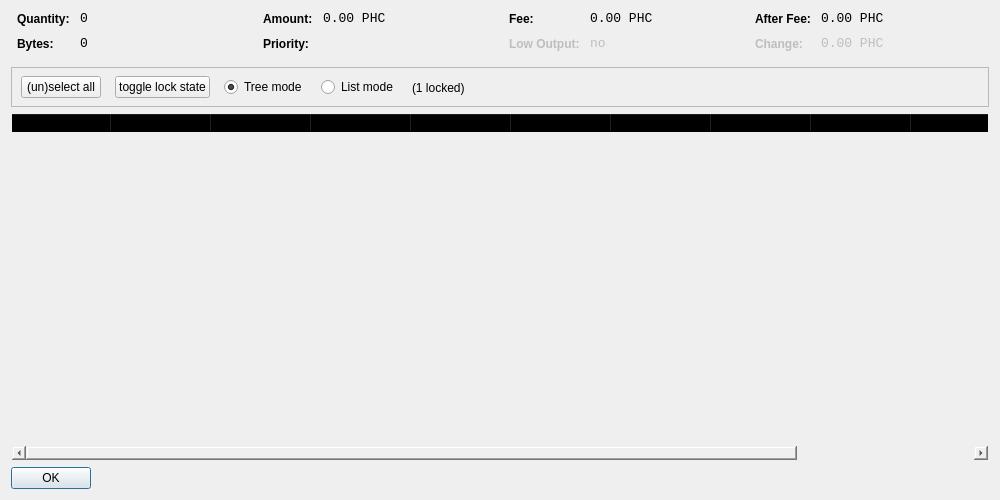
<?xml version="1.0" encoding="UTF-8"?>
<ui version="4.0">
 <class>CoinControlDialog</class>
 <widget class="QDialog" name="CoinControlDialog">
  <property name="geometry">
   <rect>
    <x>0</x>
    <y>0</y>
    <width>1000</width>
    <height>500</height>
   </rect>
  </property>
  <property name="windowTitle">
   <string>Coin Control</string>
  </property>
  <layout class="QVBoxLayout" name="verticalLayout">
   <item>
    <layout class="QHBoxLayout" name="horizontalLayoutTop" stretch="0,0,0,0">
     <property name="topMargin">
      <number>0</number>
     </property>
     <property name="bottomMargin">
      <number>10</number>
     </property>
     <item>
      <layout class="QFormLayout" name="formLayoutCoinControl1">
       <property name="horizontalSpacing">
        <number>10</number>
       </property>
       <property name="verticalSpacing">
        <number>10</number>
       </property>
       <property name="leftMargin">
        <number>6</number>
       </property>
       <property name="rightMargin">
        <number>6</number>
       </property>
       <item row="0" column="0">
        <widget class="QLabel" name="labelCoinControlQuantityText">
         <property name="styleSheet">
          <string notr="true">font-weight:bold;</string>
         </property>
         <property name="text">
          <string>Quantity:</string>
         </property>
        </widget>
       </item>
       <item row="0" column="1">
        <widget class="QLabel" name="labelCoinControlQuantity">
         <property name="font">
          <font>
           <family>Monospace</family>
           <pointsize>10</pointsize>
          </font>
         </property>
         <property name="cursor">
          <cursorShape>IBeamCursor</cursorShape>
         </property>
         <property name="contextMenuPolicy">
          <enum>Qt::ActionsContextMenu</enum>
         </property>
         <property name="text">
          <string notr="true">0</string>
         </property>
         <property name="textInteractionFlags">
          <set>Qt::LinksAccessibleByMouse|Qt::TextSelectableByKeyboard|Qt::TextSelectableByMouse</set>
         </property>
        </widget>
       </item>
       <item row="1" column="0">
        <widget class="QLabel" name="labelCoinControlBytesText">
         <property name="styleSheet">
          <string notr="true">font-weight:bold;</string>
         </property>
         <property name="text">
          <string>Bytes:</string>
         </property>
        </widget>
       </item>
       <item row="1" column="1">
        <widget class="QLabel" name="labelCoinControlBytes">
         <property name="font">
          <font>
           <family>Monospace</family>
           <pointsize>10</pointsize>
          </font>
         </property>
         <property name="cursor">
          <cursorShape>IBeamCursor</cursorShape>
         </property>
         <property name="contextMenuPolicy">
          <enum>Qt::ActionsContextMenu</enum>
         </property>
         <property name="text">
          <string notr="true">0</string>
         </property>
         <property name="textInteractionFlags">
          <set>Qt::LinksAccessibleByMouse|Qt::TextSelectableByKeyboard|Qt::TextSelectableByMouse</set>
         </property>
        </widget>
       </item>
      </layout>
     </item>
     <item>
      <layout class="QFormLayout" name="formLayoutCoinControl2">
       <property name="horizontalSpacing">
        <number>10</number>
       </property>
       <property name="verticalSpacing">
        <number>10</number>
       </property>
       <property name="leftMargin">
        <number>6</number>
       </property>
       <property name="rightMargin">
        <number>6</number>
       </property>
       <item row="0" column="0">
        <widget class="QLabel" name="labelCoinControlAmountText">
         <property name="styleSheet">
          <string notr="true">font-weight:bold;</string>
         </property>
         <property name="text">
          <string>Amount:</string>
         </property>
        </widget>
       </item>
       <item row="0" column="1">
        <widget class="QLabel" name="labelCoinControlAmount">
         <property name="font">
          <font>
           <family>Monospace</family>
           <pointsize>10</pointsize>
          </font>
         </property>
         <property name="cursor">
          <cursorShape>IBeamCursor</cursorShape>
         </property>
         <property name="contextMenuPolicy">
          <enum>Qt::ActionsContextMenu</enum>
         </property>
         <property name="text">
          <string notr="true">0.00 PHC</string>
         </property>
         <property name="textInteractionFlags">
          <set>Qt::LinksAccessibleByMouse|Qt::TextSelectableByKeyboard|Qt::TextSelectableByMouse</set>
         </property>
        </widget>
       </item>
       <item row="1" column="0">
        <widget class="QLabel" name="labelCoinControlPriorityText">
         <property name="styleSheet">
          <string notr="true">font-weight:bold;</string>
         </property>
         <property name="text">
          <string>Priority:</string>
         </property>
        </widget>
       </item>
       <item row="1" column="1">
        <widget class="QLabel" name="labelCoinControlPriority">
         <property name="font">
          <font>
           <family>Monospace</family>
           <pointsize>10</pointsize>
          </font>
         </property>
         <property name="cursor">
          <cursorShape>IBeamCursor</cursorShape>
         </property>
         <property name="contextMenuPolicy">
          <enum>Qt::ActionsContextMenu</enum>
         </property>
         <property name="text">
          <string/>
         </property>
         <property name="textInteractionFlags">
          <set>Qt::LinksAccessibleByMouse|Qt::TextSelectableByKeyboard|Qt::TextSelectableByMouse</set>
         </property>
        </widget>
       </item>
      </layout>
     </item>
     <item>
      <layout class="QFormLayout" name="formLayoutCoinControl3">
       <property name="horizontalSpacing">
        <number>10</number>
       </property>
       <property name="verticalSpacing">
        <number>10</number>
       </property>
       <property name="leftMargin">
        <number>6</number>
       </property>
       <property name="rightMargin">
        <number>6</number>
       </property>
       <item row="0" column="0">
        <widget class="QLabel" name="labelCoinControlFeeText">
         <property name="styleSheet">
          <string notr="true">font-weight:bold;</string>
         </property>
         <property name="text">
          <string>Fee:</string>
         </property>
        </widget>
       </item>
       <item row="0" column="1">
        <widget class="QLabel" name="labelCoinControlFee">
         <property name="font">
          <font>
           <family>Monospace</family>
           <pointsize>10</pointsize>
          </font>
         </property>
         <property name="cursor">
          <cursorShape>IBeamCursor</cursorShape>
         </property>
         <property name="contextMenuPolicy">
          <enum>Qt::ActionsContextMenu</enum>
         </property>
         <property name="text">
          <string notr="true">0.00 PHC</string>
         </property>
         <property name="textInteractionFlags">
          <set>Qt::LinksAccessibleByMouse|Qt::TextSelectableByKeyboard|Qt::TextSelectableByMouse</set>
         </property>
        </widget>
       </item>
       <item row="1" column="0">
        <widget class="QLabel" name="labelCoinControlLowOutputText">
         <property name="enabled">
          <bool>false</bool>
         </property>
         <property name="styleSheet">
          <string notr="true">font-weight:bold;</string>
         </property>
         <property name="text">
          <string>Low Output:</string>
         </property>
        </widget>
       </item>
       <item row="1" column="1">
        <widget class="QLabel" name="labelCoinControlLowOutput">
         <property name="enabled">
          <bool>false</bool>
         </property>
         <property name="font">
          <font>
           <family>Monospace</family>
           <pointsize>10</pointsize>
          </font>
         </property>
         <property name="cursor">
          <cursorShape>IBeamCursor</cursorShape>
         </property>
         <property name="contextMenuPolicy">
          <enum>Qt::ActionsContextMenu</enum>
         </property>
         <property name="text">
          <string notr="true">no</string>
         </property>
         <property name="textInteractionFlags">
          <set>Qt::LinksAccessibleByMouse|Qt::TextSelectableByKeyboard|Qt::TextSelectableByMouse</set>
         </property>
        </widget>
       </item>
      </layout>
     </item>
     <item>
      <layout class="QFormLayout" name="formLayoutCoinControl4">
       <property name="horizontalSpacing">
        <number>10</number>
       </property>
       <property name="verticalSpacing">
        <number>10</number>
       </property>
       <property name="leftMargin">
        <number>6</number>
       </property>
       <property name="rightMargin">
        <number>6</number>
       </property>
       <item row="0" column="0">
        <widget class="QLabel" name="labelCoinControlAfterFeeText">
         <property name="styleSheet">
          <string notr="true">font-weight:bold;</string>
         </property>
         <property name="text">
          <string>After Fee:</string>
         </property>
        </widget>
       </item>
       <item row="0" column="1">
        <widget class="QLabel" name="labelCoinControlAfterFee">
         <property name="font">
          <font>
           <family>Monospace</family>
           <pointsize>10</pointsize>
          </font>
         </property>
         <property name="cursor">
          <cursorShape>IBeamCursor</cursorShape>
         </property>
         <property name="contextMenuPolicy">
          <enum>Qt::ActionsContextMenu</enum>
         </property>
         <property name="text">
          <string notr="true">0.00 PHC</string>
         </property>
         <property name="textInteractionFlags">
          <set>Qt::LinksAccessibleByMouse|Qt::TextSelectableByKeyboard|Qt::TextSelectableByMouse</set>
         </property>
        </widget>
       </item>
       <item row="1" column="0">
        <widget class="QLabel" name="labelCoinControlChangeText">
         <property name="enabled">
          <bool>false</bool>
         </property>
         <property name="styleSheet">
          <string notr="true">font-weight:bold;</string>
         </property>
         <property name="text">
          <string>Change:</string>
         </property>
        </widget>
       </item>
       <item row="1" column="1">
        <widget class="QLabel" name="labelCoinControlChange">
         <property name="enabled">
          <bool>false</bool>
         </property>
         <property name="font">
          <font>
           <family>Monospace</family>
           <pointsize>10</pointsize>
          </font>
         </property>
         <property name="cursor">
          <cursorShape>IBeamCursor</cursorShape>
         </property>
         <property name="contextMenuPolicy">
          <enum>Qt::ActionsContextMenu</enum>
         </property>
         <property name="text">
          <string notr="true">0.00 PHC</string>
         </property>
         <property name="textInteractionFlags">
          <set>Qt::LinksAccessibleByMouse|Qt::TextSelectableByKeyboard|Qt::TextSelectableByMouse</set>
         </property>
        </widget>
       </item>
      </layout>
     </item>
    </layout>
   </item>
   <item>
    <widget class="QFrame" name="frame">
     <property name="minimumSize">
      <size>
       <width>0</width>
       <height>40</height>
      </size>
     </property>
     <property name="frameShape">
      <enum>QFrame::StyledPanel</enum>
     </property>
     <property name="frameShadow">
      <enum>QFrame::Sunken</enum>
     </property>
     <widget class="QWidget" name="horizontalLayoutWidget">
      <property name="geometry">
       <rect>
        <x>10</x>
        <y>0</y>
        <width>781</width>
        <height>41</height>
       </rect>
      </property>
      <layout class="QHBoxLayout" name="horizontalLayoutPanel" stretch="0,0,0,0,0,0">
       <property name="spacing">
        <number>14</number>
       </property>
       <item>
        <widget class="QPushButton" name="pushButtonSelectAll">
         <property name="sizePolicy">
          <sizepolicy hsizetype="Maximum" vsizetype="Fixed">
           <horstretch>0</horstretch>
           <verstretch>0</verstretch>
          </sizepolicy>
         </property>
         <property name="text">
          <string>(un)select all</string>
         </property>
        </widget>
       </item>
       <item>
        <widget class="QPushButton" name="pushButtonToggleLock">
         <property name="sizePolicy">
          <sizepolicy hsizetype="Maximum" vsizetype="Fixed">
           <horstretch>0</horstretch>
           <verstretch>0</verstretch>
          </sizepolicy>
         </property>
         <property name="text">
          <string>toggle lock state</string>
         </property>
         <property name="autoDefault">
          <bool>false</bool>
         </property>
        </widget>
       </item>
       <item>
        <widget class="QRadioButton" name="radioTreeMode">
         <property name="sizePolicy">
          <sizepolicy hsizetype="Maximum" vsizetype="Fixed">
           <horstretch>0</horstretch>
           <verstretch>0</verstretch>
          </sizepolicy>
         </property>
         <property name="text">
          <string>Tree mode</string>
         </property>
         <property name="checked">
          <bool>true</bool>
         </property>
        </widget>
       </item>
       <item>
        <widget class="QRadioButton" name="radioListMode">
         <property name="sizePolicy">
          <sizepolicy hsizetype="Maximum" vsizetype="Fixed">
           <horstretch>0</horstretch>
           <verstretch>0</verstretch>
          </sizepolicy>
         </property>
         <property name="text">
          <string>List mode</string>
         </property>
        </widget>
       </item>
       <item>
        <widget class="QLabel" name="labelLocked">
         <property name="text">
          <string>(1 locked)</string>
         </property>
        </widget>
       </item>
       <item>
        <spacer name="horizontalSpacer">
         <property name="orientation">
          <enum>Qt::Horizontal</enum>
         </property>
         <property name="sizeHint" stdset="0">
          <size>
           <width>40</width>
           <height>20</height>
          </size>
         </property>
        </spacer>
       </item>
      </layout>
     </widget>
    </widget>
   </item>
   <item>
    <widget class="CoinControlTreeWidget" name="treeWidget">
     <property name="contextMenuPolicy">
      <enum>Qt::CustomContextMenu</enum>
     </property>
     <property name="styleSheet">
      <string notr="true">background-color:transparent</string>
     </property>
     <property name="sortingEnabled">
      <bool>false</bool>
     </property>
     <property name="columnCount">
      <number>12</number>
     </property>
     <attribute name="headerShowSortIndicator" stdset="0">
      <bool>true</bool>
     </attribute>
     <attribute name="headerStretchLastSection">
      <bool>false</bool>
     </attribute>
     <column>
      <property name="text">
       <string/>
      </property>
     </column>
     <column>
      <property name="text">
       <string>Amount</string>
      </property>
     </column>
     <column>
      <property name="text">
       <string>Label</string>
      </property>
     </column>
     <column>
      <property name="text">
       <string>Address</string>
      </property>
     </column>
     <column>
      <property name="text">
       <string>Darksend Rounds</string>
      </property>
     </column>
     <column>
      <property name="text">
       <string>Date</string>
      </property>
     </column>
     <column>
      <property name="text">
       <string>Confirmations</string>
      </property>
      <property name="toolTip">
       <string>Confirmed</string>
      </property>
     </column>
     <column>
      <property name="text">
       <string>Priority</string>
      </property>
     </column>
     <column>
      <property name="text">
       <string/>
      </property>
     </column>
     <column>
      <property name="text">
       <string/>
      </property>
     </column>
     <column>
      <property name="text">
       <string/>
      </property>
     </column>
     <column>
      <property name="text">
       <string/>
      </property>
     </column>
    </widget>
   </item>
   <item>
    <widget class="QDialogButtonBox" name="buttonBox">
     <property name="sizePolicy">
      <sizepolicy hsizetype="Maximum" vsizetype="Fixed">
       <horstretch>0</horstretch>
       <verstretch>0</verstretch>
      </sizepolicy>
     </property>
     <property name="orientation">
      <enum>Qt::Horizontal</enum>
     </property>
     <property name="standardButtons">
      <set>QDialogButtonBox::Ok</set>
     </property>
    </widget>
   </item>
  </layout>
 </widget>
 <customwidgets>
  <customwidget>
   <class>CoinControlTreeWidget</class>
   <extends>QTreeWidget</extends>
   <header>coincontroltreewidget.h</header>
  </customwidget>
 </customwidgets>
 <resources/>
 <connections/>
</ui>
